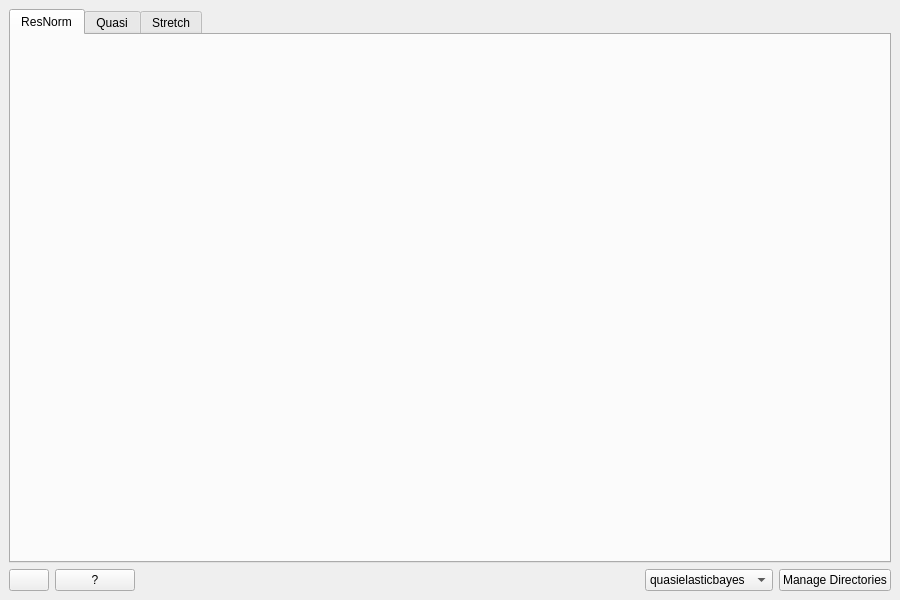
<?xml version="1.0" encoding="UTF-8"?>
<ui version="4.0">
 <class>BayesFitting</class>
 <widget class="QMainWindow" name="BayesFitting">
  <property name="geometry">
   <rect>
    <x>0</x>
    <y>0</y>
    <width>900</width>
    <height>600</height>
   </rect>
  </property>
  <property name="windowTitle">
   <string>Bayes Fitting</string>
  </property>
  <widget class="QWidget" name="centralwidget">
   <layout class="QVBoxLayout" name="verticalLayout">
    <item>
     <widget class="QTabWidget" name="bayesFittingTabs">
      <property name="currentIndex">
       <number>0</number>
      </property>
      <widget class="QWidget" name="ResNorm">
       <attribute name="title">
        <string>ResNorm</string>
       </attribute>
      </widget>
      <widget class="QWidget" name="Quasi">
       <attribute name="title">
        <string>Quasi</string>
       </attribute>
      </widget>
      <widget class="QWidget" name="Stretch">
       <attribute name="title">
        <string>Stretch</string>
       </attribute>
      </widget>
     </widget>
    </item>
    <item>
     <layout class="QHBoxLayout" name="layout_bottom">
      <item>
       <widget class="QPushButton" name="pbSettings">
        <property name="maximumSize">
         <size>
          <width>16777215</width>
          <height>16777215</height>
         </size>
        </property>
       </widget>
      </item>
      <item>
       <widget class="QPushButton" name="pbHelp">
        <property name="enabled">
         <bool>true</bool>
        </property>
        <property name="sizePolicy">
         <sizepolicy hsizetype="Minimum" vsizetype="Fixed">
          <horstretch>0</horstretch>
          <verstretch>0</verstretch>
         </sizepolicy>
        </property>
        <property name="maximumSize">
         <size>
          <width>16777215</width>
          <height>16777215</height>
         </size>
        </property>
        <property name="text">
         <string>?</string>
        </property>
       </widget>
      </item>
      <item>
       <spacer name="horizontalSpacer_14">
        <property name="orientation">
         <enum>Qt::Horizontal</enum>
        </property>
        <property name="sizeHint" stdset="0">
         <size>
          <width>40</width>
          <height>20</height>
         </size>
        </property>
       </spacer>
      </item>
      <item>
       <widget class="QComboBox" name="backendChoice">
        <property name="currentIndex">
         <number>0</number>
        </property>
        <item>
         <property name="text">
          <string>quasielasticbayes</string>
         </property>
        </item>
        <item>
         <property name="text">
          <string>quickbayes</string>
         </property>
        </item>
       </widget>
      </item>
      <item>
       <widget class="QPushButton" name="pbManageDirs">
        <property name="text">
         <string>Manage Directories</string>
        </property>
       </widget>
      </item>
     </layout>
    </item>
   </layout>
  </widget>
 </widget>
 <resources>
  <include location="../../../icons/resources/icons.qrc"/>
 </resources>
 <connections/>
</ui>
